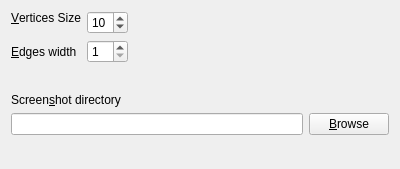
<?xml version="1.0" encoding="UTF-8"?>
<ui version="4.0">
 <class>DialogSettingsVisualization</class>
 <widget class="QWidget" name="DialogSettingsVisualization">
  <property name="geometry">
   <rect>
    <x>0</x>
    <y>0</y>
    <width>400</width>
    <height>169</height>
   </rect>
  </property>
  <property name="windowTitle">
   <string>Form</string>
  </property>
  <layout class="QVBoxLayout" name="verticalLayout">
   <item>
    <layout class="QGridLayout" name="gridLayout">
     <item row="0" column="0">
      <widget class="QLabel" name="label">
       <property name="text">
        <string>&amp;Vertices Size</string>
       </property>
       <property name="buddy">
        <cstring>m_verticesSize</cstring>
       </property>
      </widget>
     </item>
     <item row="0" column="1" rowspan="2">
      <widget class="QSpinBox" name="m_verticesSize">
       <property name="minimum">
        <number>1</number>
       </property>
       <property name="value">
        <number>10</number>
       </property>
      </widget>
     </item>
     <item row="2" column="0">
      <widget class="QLabel" name="label_2">
       <property name="text">
        <string>&amp;Edges width</string>
       </property>
       <property name="buddy">
        <cstring>m_edgesWidth</cstring>
       </property>
      </widget>
     </item>
     <item row="2" column="1">
      <widget class="QSpinBox" name="m_edgesWidth">
       <property name="minimum">
        <number>1</number>
       </property>
       <property name="value">
        <number>1</number>
       </property>
      </widget>
     </item>
     <item row="1" column="2" rowspan="2">
      <spacer name="horizontalSpacer">
       <property name="orientation">
        <enum>Qt::Horizontal</enum>
       </property>
       <property name="sizeHint" stdset="0">
        <size>
         <width>40</width>
         <height>20</height>
        </size>
       </property>
      </spacer>
     </item>
    </layout>
   </item>
   <item>
    <spacer name="verticalSpacer_2">
     <property name="orientation">
      <enum>Qt::Vertical</enum>
     </property>
     <property name="sizeHint" stdset="0">
      <size>
       <width>20</width>
       <height>9</height>
      </size>
     </property>
    </spacer>
   </item>
   <item>
    <widget class="QLabel" name="label_3">
     <property name="text">
      <string>Screen&amp;shot directory</string>
     </property>
     <property name="buddy">
      <cstring>m_screenshotDirectory</cstring>
     </property>
    </widget>
   </item>
   <item>
    <layout class="QHBoxLayout" name="horizontalLayout">
     <item>
      <widget class="QLineEdit" name="m_screenshotDirectory"/>
     </item>
     <item>
      <widget class="QPushButton" name="m_browseButton">
       <property name="text">
        <string>&amp;Browse</string>
       </property>
      </widget>
     </item>
    </layout>
   </item>
   <item>
    <spacer name="verticalSpacer">
     <property name="orientation">
      <enum>Qt::Vertical</enum>
     </property>
     <property name="sizeHint" stdset="0">
      <size>
       <width>20</width>
       <height>9</height>
      </size>
     </property>
    </spacer>
   </item>
  </layout>
 </widget>
 <tabstops>
  <tabstop>m_verticesSize</tabstop>
  <tabstop>m_edgesWidth</tabstop>
  <tabstop>m_screenshotDirectory</tabstop>
  <tabstop>m_browseButton</tabstop>
 </tabstops>
 <resources/>
 <connections/>
</ui>
